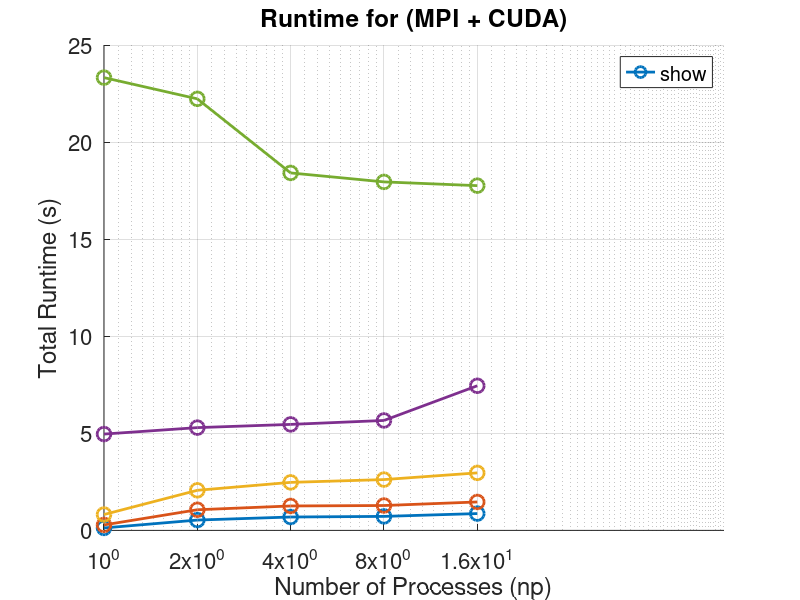

MATLAB code to generate this figure: (Note: this script raises an error after producing the figure.)

clear; clc; close all;
fontSize=16; lineWidth=2; markerSize=10;
set(0,'DefaultLineMarkerSize',markerSize);
set(0,'DefaultLineLineWidth',lineWidth);
set(0,'DefaultAxesFontSize',fontSize);


% ================== STRONG SCALING (TOTAL RUNTIME) ==================

% Process counts
np = [1 2 4 8 16];

% Grid sizes
N_vals = [256 512 1024 2048 4096];

% Total runtime (seconds)
% Rows = N, Columns = np

runtime = [
    0.126  0.532  0.689  0.721  0.866;   % N = 256
    0.281  1.063  1.258  1.281  1.464;   % N = 512
    0.817  2.065  2.473  2.617  2.962;   % N = 1024
    4.961  5.293  5.459  5.662  7.448;   % N = 2048
    23.320 22.227 18.411 17.949 17.756;  % N = 4096
];

% Plot
figure;
hold on;

for i = 1:length(N_vals)
    semilogx(np, runtime(i,:), '-o', 'LineWidth', 2, ...
        'DisplayName', sprintf('N = %d', N_vals(i)));
end

xlabel('Number of Processes (np)');
ylabel('Total Runtime (s)');
title('Runtime for (MPI + CUDA)');
legend('show', 'location', 'best');
grid on;
xticks(np);
savePlotFile("../docs/fig/mpi_cuda_runtime");


% ================== CUDA ONLY ==================

N_cuda = [256 512 1024 2048 4096];

runtime_cuda = [ ...
    0.126 ...
    0.281 ...
    0.817 ...
    4.961 ...
    23.320 ...
];
% 
% figure;
% semilogx(N_cuda, runtime_cuda, '-o','LineWidth',2);
% 
% xlabel('Grid Size N');
% ylabel('Total Runtime (s)');
% title('CUDA Only (np = 1)');
% grid on;
% xticks(N_cuda);


% Compare CUDA (np=1) vs MPI+CUDA (np=16)

runtime_np16 = runtime(:,5); % np = 16

figure;
semilogx(N_vals, runtime_cuda, '-o','LineWidth',2);
hold on;
plot(N_vals, runtime_np16, '-s','LineWidth',2);

xlabel('Grid Size N');
ylabel('Total Runtime (s)');
title('CUDA vs MPI+CUDA (np=16)');
legend('CUDA only (np=1)', 'MPI+CUDA (np=16)', 'location', 'best');
grid on;
xticks(N_cuda);
savePlotFile("../docs/fig/mpi_cuda_compare");
